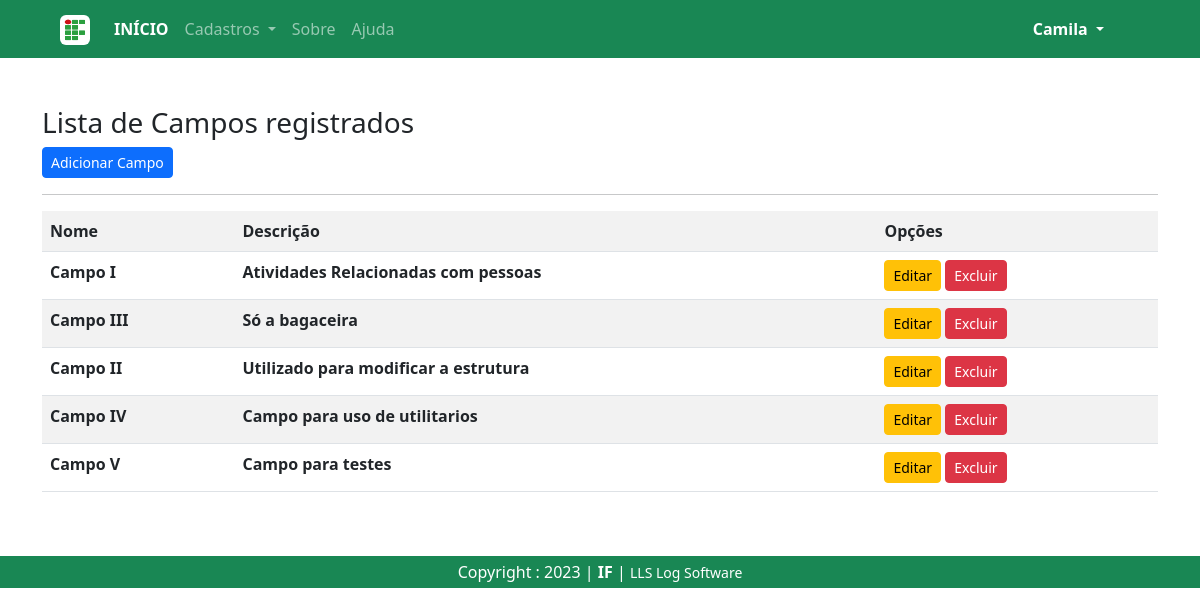
The page /listar/campos/ (signed in) on the database its author committed.
### cadastros/models.py (models this page shows, shortened)
class Campo(models.Model):
    nome = models.CharField(max_length=50)
    descricao = models.CharField(max_length=150, verbose_name="Descrição")

### cadastros/views.py (the view)
# urls.py: path('listar/campos/', CampoList.as_view(), name="listar-campo"),
class CampoList(LoginRequiredMixin, ListView):
    login_url = reverse_lazy('login')
    model = Campo
    template_name = 'cadastros/listas/campo.html'

### cadastros/templates/cadastros/listas/campo.html (shortened to what this page needs)
{% extends 'paginas/modelo.html' %}
{% load static %}
{% block conteudo %}
<h3>Lista de Campos registrados</h3>
<a href="{% url 'cadastrar-campo' %}" class="btn btn-primary btn-sm">Adicionar Campo</a>
<hr>
<div class="table-responsive">
    <table class="table table-striped">
        <tr>
            <th>Nome</th>
            <th>Descrição</th>
            <th>Opções</th>
        </tr>
        {% for campo in object_list %}
        <tr>
            <th>{{ campo.nome }}</th>
            <th>{{ campo.descricao }}</th>
            <th>
                <a href="{% url 'editar-campo' campo.pk %}" class="btn btn-warning btn-sm" title="Editar">Editar</a>
                <a href="{% url 'excluir-campo' campo.pk %}" class="btn btn-danger btn-sm" title="Excluir">Excluir</a>
            </th>
        </tr>
        {% empty %}
        <tr>
            <th colspan="3">Nenhum campo registrado.</th>
        </tr>
        {% endfor %}
    </table>
</div>
{% endblock conteudo %}

### paginas/templates/paginas/modelo.html (shortened to what this page needs)
<!DOCTYPE html>
{% load static %}
<html lang="pt-BR">
<head>
  <link href="https://cdn.jsdelivr.net/npm/bootstrap@5.3.0-alpha1/dist/css/bootstrap.min.css" rel="stylesheet">
  <link rel="stylesheet" href="{% static 'ecom/css/owl.carousel.min.css' %}"/>
  <link rel="stylesheet" href="{% static 'ecom/css/all.min.css' %}"/>
  <link rel="stylesheet" href="{% static 'ecom/css/style.css' %}"/>
  <link rel="stylesheet" type="text/css" href="https://cdn.datatables.net/v/bs5/dt-1.13.2/datatables.min.css"/>
</head>
<body class="bg-white">
  <nav class="navbar navbar-expand-lg bg-success" data-bs-theme="dark">
    <div class="container-fluid mx-5 pe-4">
      <a class="navbar-brand" href="{% url 'index' %}">
        <img src="{% static 'img/base/logo.png' %}" class="bg-white p-1 rounded" alt="Logo" width="30" height="30">
      </a>
      <div class="collapse navbar-collapse" id="navbarSupportedContent">
        <ul class="navbar-nav me-auto mb-2 mb-lg-0">
          <li class="nav-item">
            <a class="nav-link active fw-bold" aria-current="page" href="{% url 'index' %}">INÍCIO</a>
          </li>
          {% if request.user.is_authenticated %}
          <li class="nav-item dropdown">
            <a class="nav-link dropdown-toggle" href="#" role="button" data-bs-toggle="dropdown" aria-expanded="false">
              Cadastros
            </a>
          </li>
          {% endif %}
          <li class="nav-item">
            <a class="nav-link" href="{% url 'sobre' %}">Sobre</a>
          </li>
          <li class="nav-item">
            <a class="nav-link" href="{% url 'contato' %}">Ajuda</a>
          </li>
        </ul>
        <ul class="navbar-nav fw-bold me-3">
          {% if request.user.is_authenticated %}
          <li class="nav-item dropdown text-white">
            <a class="nav-link dropdown-toggle active text-capitalize" href="#" role="button" data-bs-toggle="dropdown" aria-expanded="false">
              {{ request.user }}
            </a>
          </li>
          {% endif %}
        </ul>
      </div>
    </div>
  </nav>
    <div class="mt-5">
      <div class="container">{% block conteudo %}{% endblock conteudo %}</div>
    </div>
    <footer class="container-fluid text-white bg-success text-center py-1 mt-5">
      Copyright : 2023 | <strong>IF</strong> | <small>LLS Log Software</small>
    </footer>
</body>
</html>

### static/css/style.css (style rules this page uses)
a { color: inherit; text-decoration:inherit; font-weight: 500; }

### rows shown on the page
Campo: nome "Campo I", descricao "Atividades Relacionadas com pessoas"
Campo: nome "Campo III", descricao "Só a bagaceira"
Campo: nome "Campo II", descricao "Utilizado para modificar a estrutura"
Campo: nome "Campo IV", descricao "Campo para uso de utilitarios"
Campo: nome "Campo V", descricao "Campo para testes"

### other values the page prints
{{ request.user }} "Camila"
